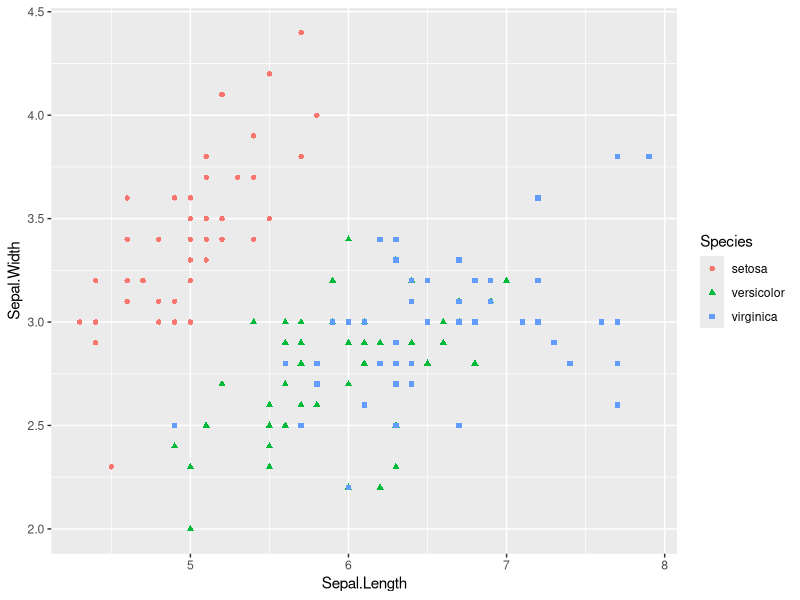
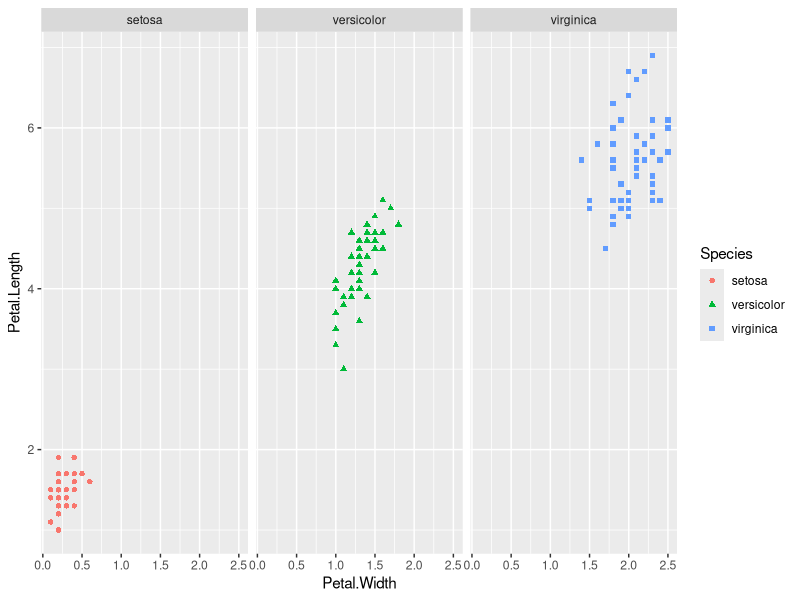
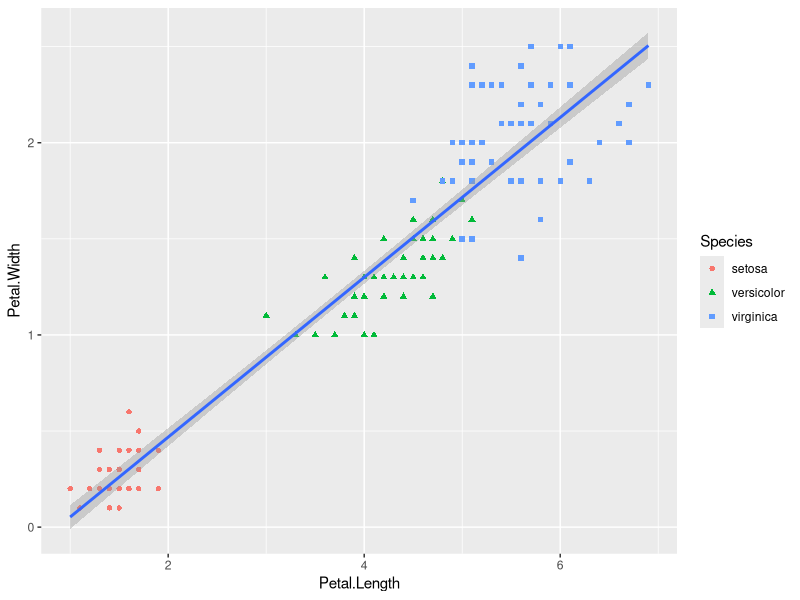
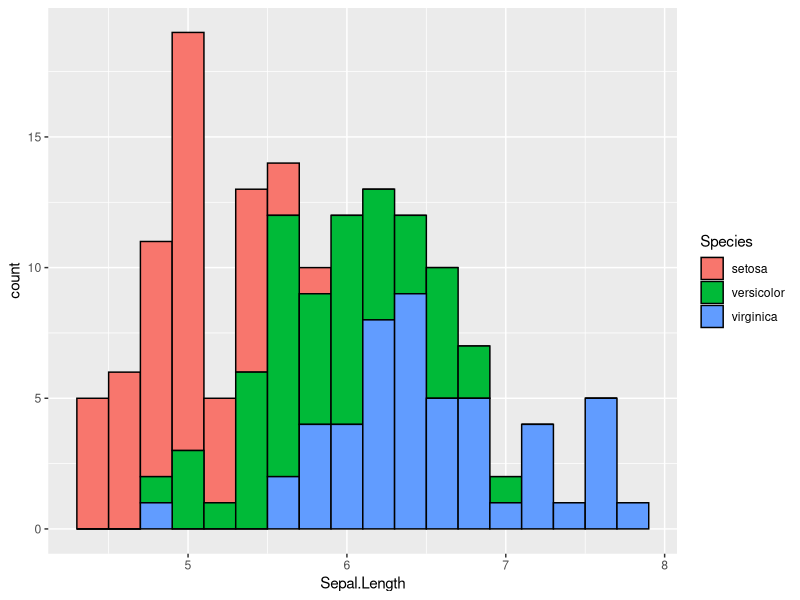

R code for these plots, in order:
library(tidyverse)

?iris
head(iris)

#Plot 1
ggplot(iris)+
  geom_point(mapping = aes(x= Sepal.Length, y=Sepal.Width, color=Species, shape=Species))

#Plot 2
ggplot(iris)+
  geom_point(mapping =aes(x= Petal.Width, y=Petal.Length, color=Species, shape=Species))+
  facet_wrap(~ Species)

#Plot 3
ggplot(iris)+
  geom_point(mapping=aes(x= Petal.Length, y=Petal.Width, color=Species, shape=Species))+
  geom_smooth(method='lm',mapping=aes(x= Petal.Length, y=Petal.Width))

#Plot 4
ggplot(iris, aes(x=Sepal.Length, fill= Species))+
  geom_histogram(binwidth=.20, color='black')

#How do the length and width of the Sepals and Petals of the respective species relate and compare to each other?
#The variety of graphs used to solve the guiding question each served a purpose in showing a different angle to the data set, such as a line of best fit within a line graph or the vertical asymtote in the bar chart show the average sepal length.  

